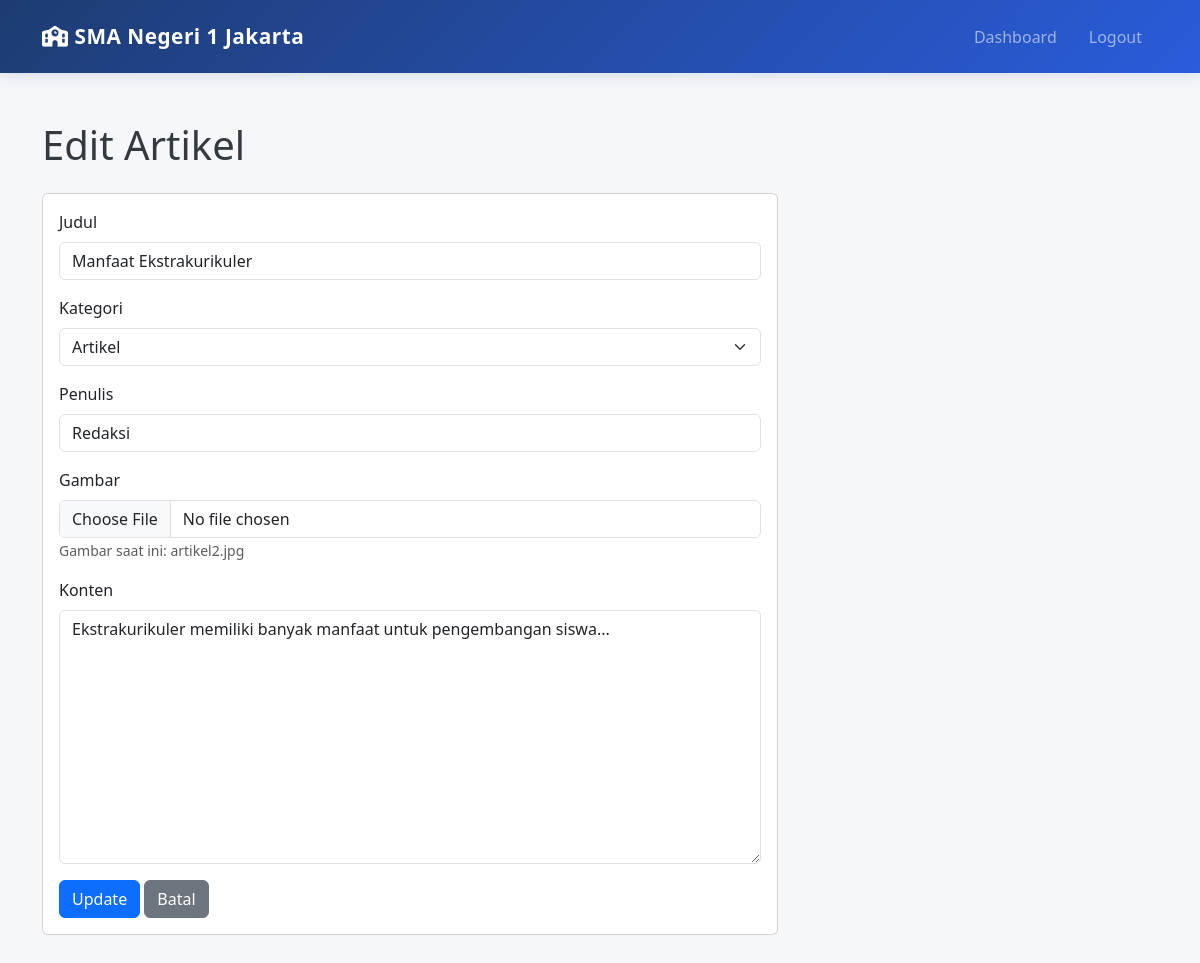
Screenshot of /redaksi/edit_artikel.php?id=7 (signed in) with the database file from the repository.
### tables this page shows
CREATE TABLE konten (
    id INT AUTO_INCREMENT PRIMARY KEY,
    judul VARCHAR(255) NOT NULL,
    konten TEXT NOT NULL,
    kategori ENUM('berita', 'artikel', 'kegiatan') NOT NULL,
    gambar VARCHAR(255),
    penulis VARCHAR(100),
    created_at TIMESTAMP DEFAULT CURRENT_TIMESTAMP,
    updated_at TIMESTAMP DEFAULT CURRENT_TIMESTAMP ON UPDATE CURRENT_TIMESTAMP
);

### redaksi/edit_artikel.php (the view, shortened to what this page needs)
<?php
require_once '../config/koneksi.php';
$id = isset($_GET['id']) ? $_GET['id'] : null;
$stmt = $pdo->prepare("SELECT * FROM konten WHERE id = ? AND penulis = ?");
$stmt->execute([$id, $_SESSION['username']]);
$content = $stmt->fetch(PDO::FETCH_ASSOC);
?>
<!DOCTYPE html>
<html lang="id">
<head>
    <link href="https://cdn.jsdelivr.net/npm/bootstrap@5.3.0/dist/css/bootstrap.min.css" rel="stylesheet">
    <link href="https://cdnjs.cloudflare.com/ajax/libs/font-awesome/6.0.0/css/all.min.css" rel="stylesheet">
    <link href="../assets/css/style.css" rel="stylesheet">
</head>
<body>
    <nav class="navbar navbar-expand-lg navbar-dark bg-primary">
        <div class="container">
            <a class="navbar-brand" href="../index.php">
                <i class="fas fa-school"></i> SMA Negeri 1 Jakarta
            </a>
            <div class="collapse navbar-collapse">
                <ul class="navbar-nav ms-auto">
                    <li class="nav-item">
                        <a class="nav-link" href="dashboard.php">Dashboard</a>
                    </li>
                    <li class="nav-item">
                        <a class="nav-link" href="../logout.php">Logout</a>
                    </li>
                </ul>
            </div>
        </div>
    </nav>
    <div class="container my-5">
        <div class="row">
            <div class="col-12">
                <h1 class="display-6 mb-4">Edit <?php echo ucfirst($content['kategori']); ?></h1>
            </div>
        </div>
        <div class="row">
            <div class="col-lg-8">
                <div class="card">
                    <div class="card-body">
                        <form method="POST" enctype="multipart/form-data">
                            <div class="mb-3">
                                <label for="judul" class="form-label">Judul</label>
                                <input type="text" class="form-control" id="judul" name="judul" value="<?php echo htmlspecialchars($content['judul']); ?>" required>
                            </div>
                            <div class="mb-3">
                                <label for="kategori" class="form-label">Kategori</label>
                                <select class="form-select" id="kategori" name="kategori" required>
                                    <option value="artikel" <?php echo ($content['kategori'] === 'artikel') ? 'selected' : ''; ?>>Artikel</option>
                                </select>
                            </div>
                            <div class="mb-3">
                                <label for="penulis" class="form-label">Penulis</label>
                                <input type="text" class="form-control" id="penulis" name="penulis" value="<?php echo htmlspecialchars($content['penulis']); ?>" required>
                            </div>
                            <div class="mb-3">
                                <label for="gambar" class="form-label">Gambar</label>
                                <input type="file" class="form-control" id="gambar" name="gambar" accept="image/*">
                                <small class="text-muted">Gambar saat ini: <?php echo htmlspecialchars($content['gambar']); ?></small>
                            </div>
                            <div class="mb-3">
                                <label for="konten" class="form-label">Konten</label>
                                <textarea class="form-control" id="konten" name="konten" rows="10" required><?php echo htmlspecialchars($content['konten']); ?></textarea>
                            </div>
                            <button type="submit" class="btn btn-primary">Update</button>
                            <a href="dashboard.php" class="btn btn-secondary">Batal</a>
                        </form>
                    </div>
                </div>
            </div>
        </div>
    </div>
</body>
</html>

### assets/css/style.css (style rules this page uses)
:root { --primary-blue: #1e3c72; --secondary-blue: #2a5cdb; --light-blue: #e3f2fd; --accent-blue: #0d47a1; --white: #ffffff; --gray-light: #f8f9fa; --gray-dark: #343a40; --text-muted: #6c757d; }
* { margin: 0; padding: 0; box-sizing: border-box; }
.navbar { background: linear-gradient(135deg, var(--primary-blue) 0%, var(--secondary-blue) 100%); box-shadow: 0 2px 15px rgba(30, 60, 114, 0.15); padding: 1rem 0; }
.navbar-brand { font-weight: 700; font-size: 1.3rem; letter-spacing: 0.5px; }
.nav-link { font-weight: 500; transition: all 0.3s ease; position: relative; margin: 0 0.5rem; }
.nav-link::after { content: ''; position: absolute; bottom: -5px; left: 0; width: 0; height: 2px; background: #c2e0ff; transition: width 0.3s ease; }
body { font-family: 'Segoe UI', Tahoma, Geneva, Verdana, sans-serif; background-color: #f5f7fa; color: var(--gray-dark); }

### rows the page displays
konten: kategori "Artikel", judul "Manfaat Ekstrakurikuler", penulis "Redaksi", gambar "artikel2.jpg", konten "Ekstrakurikuler memiliki banyak manfaat untuk pengembangan siswa..."
